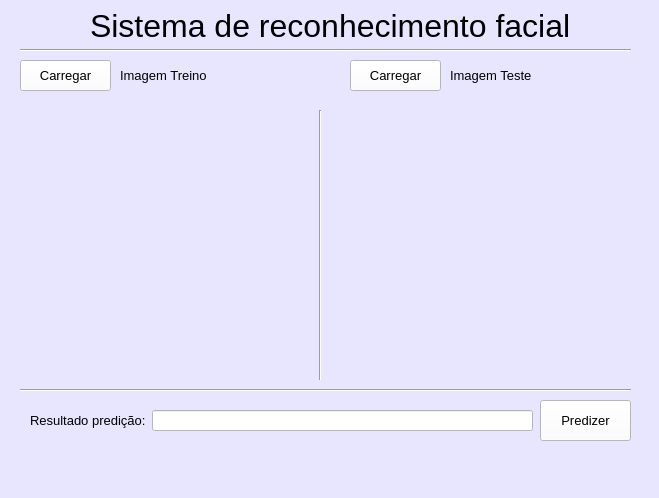
<?xml version="1.0" encoding="UTF-8"?>
<ui version="4.0">
 <class>MainWindow</class>
 <widget class="QMainWindow" name="MainWindow">
  <property name="geometry">
   <rect>
    <x>0</x>
    <y>0</y>
    <width>659</width>
    <height>498</height>
   </rect>
  </property>
  <property name="windowTitle">
   <string>MainWindow</string>
  </property>
  <property name="styleSheet">
   <string notr="true">background: rgb(232, 230, 255);
</string>
  </property>
  <widget class="QWidget" name="centralwidget">
   <widget class="QLabel" name="lb_imagemTreino">
    <property name="geometry">
     <rect>
      <x>20</x>
      <y>100</y>
      <width>280</width>
      <height>280</height>
     </rect>
    </property>
    <property name="text">
     <string/>
    </property>
    <property name="pixmap">
     <pixmap>Imagens/semImagem.png</pixmap>
    </property>
   </widget>
   <widget class="QLabel" name="lb_imagemTeste">
    <property name="geometry">
     <rect>
      <x>350</x>
      <y>100</y>
      <width>280</width>
      <height>280</height>
     </rect>
    </property>
    <property name="text">
     <string/>
    </property>
    <property name="pixmap">
     <pixmap>Imagens/semImagem.png</pixmap>
    </property>
   </widget>
   <widget class="QLabel" name="lb_titulo">
    <property name="geometry">
     <rect>
      <x>90</x>
      <y>10</y>
      <width>491</width>
      <height>31</height>
     </rect>
    </property>
    <property name="font">
     <font>
      <pointsize>24</pointsize>
     </font>
    </property>
    <property name="text">
     <string>Sistema de reconhecimento facial</string>
    </property>
   </widget>
   <widget class="Line" name="line">
    <property name="geometry">
     <rect>
      <x>20</x>
      <y>40</y>
      <width>611</width>
      <height>20</height>
     </rect>
    </property>
    <property name="orientation">
     <enum>Qt::Horizontal</enum>
    </property>
   </widget>
   <widget class="Line" name="line_2">
    <property name="geometry">
     <rect>
      <x>310</x>
      <y>110</y>
      <width>20</width>
      <height>271</height>
     </rect>
    </property>
    <property name="styleSheet">
     <string notr="true"/>
    </property>
    <property name="orientation">
     <enum>Qt::Vertical</enum>
    </property>
   </widget>
   <widget class="QPushButton" name="bt_imagemTreino">
    <property name="geometry">
     <rect>
      <x>20</x>
      <y>60</y>
      <width>91</width>
      <height>31</height>
     </rect>
    </property>
    <property name="font">
     <font>
      <pointsize>10</pointsize>
     </font>
    </property>
    <property name="styleSheet">
     <string notr="true">background: rgb(255, 255, 255);</string>
    </property>
    <property name="text">
     <string>Carregar</string>
    </property>
   </widget>
   <widget class="QLabel" name="lb_treino">
    <property name="geometry">
     <rect>
      <x>120</x>
      <y>60</y>
      <width>101</width>
      <height>31</height>
     </rect>
    </property>
    <property name="font">
     <font>
      <pointsize>10</pointsize>
     </font>
    </property>
    <property name="text">
     <string>Imagem Treino</string>
    </property>
   </widget>
   <widget class="QPushButton" name="bt_imagemTreino_2">
    <property name="geometry">
     <rect>
      <x>350</x>
      <y>60</y>
      <width>91</width>
      <height>31</height>
     </rect>
    </property>
    <property name="font">
     <font>
      <pointsize>10</pointsize>
     </font>
    </property>
    <property name="styleSheet">
     <string notr="true">background: rgb(255, 255, 255);</string>
    </property>
    <property name="text">
     <string>Carregar</string>
    </property>
   </widget>
   <widget class="QLabel" name="lb_teste">
    <property name="geometry">
     <rect>
      <x>450</x>
      <y>60</y>
      <width>101</width>
      <height>31</height>
     </rect>
    </property>
    <property name="font">
     <font>
      <pointsize>10</pointsize>
     </font>
    </property>
    <property name="text">
     <string>Imagem Teste</string>
    </property>
   </widget>
   <widget class="Line" name="line_3">
    <property name="geometry">
     <rect>
      <x>20</x>
      <y>380</y>
      <width>611</width>
      <height>20</height>
     </rect>
    </property>
    <property name="orientation">
     <enum>Qt::Horizontal</enum>
    </property>
   </widget>
   <widget class="QPushButton" name="bt_predizer">
    <property name="geometry">
     <rect>
      <x>540</x>
      <y>400</y>
      <width>91</width>
      <height>41</height>
     </rect>
    </property>
    <property name="font">
     <font>
      <pointsize>10</pointsize>
     </font>
    </property>
    <property name="styleSheet">
     <string notr="true">background: rgb(255, 255, 255);</string>
    </property>
    <property name="text">
     <string>Predizer</string>
    </property>
   </widget>
   <widget class="QLineEdit" name="lineEdit">
    <property name="enabled">
     <bool>false</bool>
    </property>
    <property name="geometry">
     <rect>
      <x>152</x>
      <y>410</y>
      <width>381</width>
      <height>21</height>
     </rect>
    </property>
    <property name="font">
     <font>
      <pointsize>10</pointsize>
     </font>
    </property>
    <property name="styleSheet">
     <string notr="true">background: rgb(255, 255, 255)</string>
    </property>
   </widget>
   <widget class="QLabel" name="lb_resultado">
    <property name="geometry">
     <rect>
      <x>30</x>
      <y>410</y>
      <width>121</width>
      <height>21</height>
     </rect>
    </property>
    <property name="font">
     <font>
      <pointsize>10</pointsize>
     </font>
    </property>
    <property name="text">
     <string>Resultado predição:</string>
    </property>
   </widget>
  </widget>
  <widget class="QMenuBar" name="menubar">
   <property name="geometry">
    <rect>
     <x>0</x>
     <y>0</y>
     <width>659</width>
     <height>26</height>
    </rect>
   </property>
  </widget>
  <widget class="QStatusBar" name="statusbar"/>
 </widget>
 <resources/>
 <connections/>
</ui>
